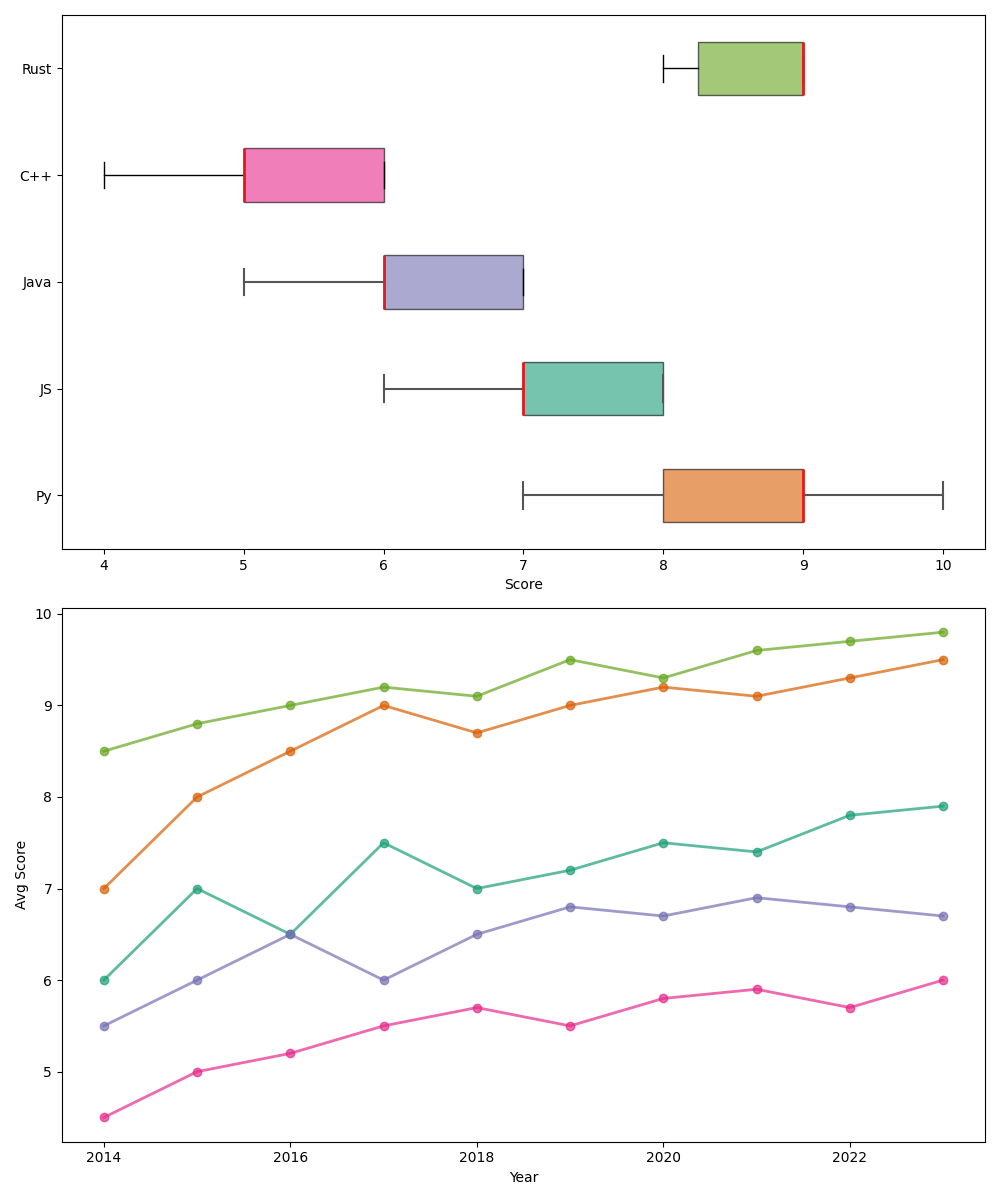

Write the Python code that produced this figure.
import matplotlib.pyplot as plt
import numpy as np

langs = ['Py', 'JS', 'Java', 'C++', 'Rust']

py_scores = [8, 9, 8, 10, 9, 7, 9, 8, 9, 10]
js_scores = [7, 8, 6, 7, 8, 7, 6, 7, 8, 8]
java_scores = [6, 7, 6, 5, 6, 7, 6, 7, 7, 6]
cpp_scores = [5, 6, 5, 6, 5, 4, 5, 6, 6, 5]
rust_scores = [9, 8, 9, 9, 9, 9, 8, 9, 8, 9]

years = np.arange(2014, 2024)
avg_scores = {
    'Py': [7, 8, 8.5, 9, 8.7, 9, 9.2, 9.1, 9.3, 9.5],
    'JS': [6, 7, 6.5, 7.5, 7, 7.2, 7.5, 7.4, 7.8, 7.9],
    'Java': [5.5, 6, 6.5, 6, 6.5, 6.8, 6.7, 6.9, 6.8, 6.7],
    'C++': [4.5, 5, 5.2, 5.5, 5.7, 5.5, 5.8, 5.9, 5.7, 6],
    'Rust': [8.5, 8.8, 9, 9.2, 9.1, 9.5, 9.3, 9.6, 9.7, 9.8]
}

lang_scores = [py_scores, js_scores, java_scores, cpp_scores, rust_scores]

fig, axes = plt.subplots(2, 1, figsize=(10, 12))

box = axes[0].boxplot(lang_scores, vert=False, patch_artist=True, labels=langs, notch=False)
new_colors = ['#d95f02', '#1b9e77', '#7570b3', '#e7298a', '#66a61e']
for patch, color in zip(box['boxes'], new_colors):
    patch.set_facecolor(color)
    patch.set_alpha(0.6)
for whisker, cap, median in zip(box['whiskers'], box['caps'], box['medians']):
    whisker.set(color='#555555', linewidth=1.5)
    cap.set(color='#555555', linewidth=1.5)
    median.set(color='#e41a1c', linewidth=2)

axes[0].set_xlabel('Score')
axes[0].set_yticklabels(langs)

for lang, color in zip(langs, new_colors):
    axes[1].plot(years, avg_scores[lang], marker='o', color=color, linewidth=2, alpha=0.7)

axes[1].set_xlabel('Year')
axes[1].set_ylabel('Avg Score')

plt.tight_layout()
plt.show()
